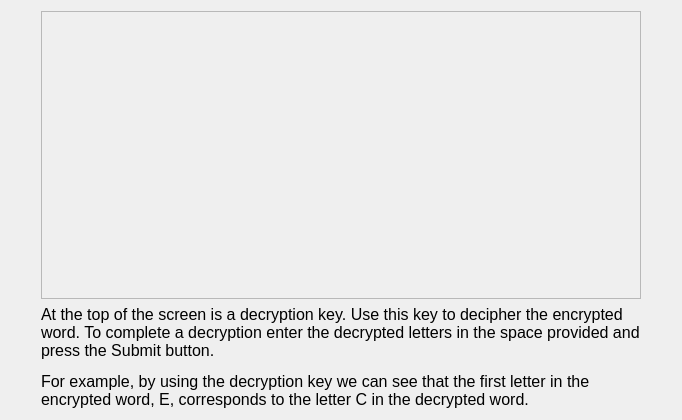
<?xml version="1.0" encoding="UTF-8"?>
<ui version="4.0">
 <class>InstructionScreen5</class>
 <widget class="QWidget" name="InstructionScreen5">
  <property name="geometry">
   <rect>
    <x>0</x>
    <y>0</y>
    <width>682</width>
    <height>420</height>
   </rect>
  </property>
  <property name="windowTitle">
   <string>Form</string>
  </property>
  <layout class="QHBoxLayout" name="horizontalLayout">
   <item>
    <spacer name="horizontalSpacer">
     <property name="orientation">
      <enum>Qt::Horizontal</enum>
     </property>
     <property name="sizeHint" stdset="0">
      <size>
       <width>40</width>
       <height>20</height>
      </size>
     </property>
    </spacer>
   </item>
   <item>
    <layout class="QVBoxLayout" name="verticalLayout">
     <item>
      <widget class="QFrame" name="frame">
       <property name="sizePolicy">
        <sizepolicy hsizetype="Expanding" vsizetype="Expanding">
         <horstretch>0</horstretch>
         <verstretch>0</verstretch>
        </sizepolicy>
       </property>
       <property name="minimumSize">
        <size>
         <width>0</width>
         <height>26</height>
        </size>
       </property>
       <property name="frameShape">
        <enum>QFrame::StyledPanel</enum>
       </property>
       <property name="frameShadow">
        <enum>QFrame::Raised</enum>
       </property>
       <layout class="QVBoxLayout" name="verticalLayout_2"/>
      </widget>
     </item>
     <item>
      <widget class="QLabel" name="label">
       <property name="minimumSize">
        <size>
         <width>600</width>
         <height>0</height>
        </size>
       </property>
       <property name="font">
        <font>
         <pointsize>12</pointsize>
        </font>
       </property>
       <property name="text">
        <string>&lt;html&gt;&lt;head/&gt;&lt;body&gt;&lt;p&gt;At the top of the screen is a decryption key. Use this key to decipher the encrypted word. To complete a decryption enter the decrypted letters in the space provided and press the Submit button.&lt;/p&gt;&lt;p&gt;For example, by using the decryption key we can see that the first letter in the encrypted word, E, corresponds to the letter C in the decrypted word. &lt;/p&gt;&lt;/body&gt;&lt;/html&gt;</string>
       </property>
       <property name="wordWrap">
        <bool>true</bool>
       </property>
      </widget>
     </item>
    </layout>
   </item>
   <item>
    <spacer name="horizontalSpacer_2">
     <property name="orientation">
      <enum>Qt::Horizontal</enum>
     </property>
     <property name="sizeHint" stdset="0">
      <size>
       <width>40</width>
       <height>20</height>
      </size>
     </property>
    </spacer>
   </item>
  </layout>
 </widget>
 <resources/>
 <connections/>
</ui>
